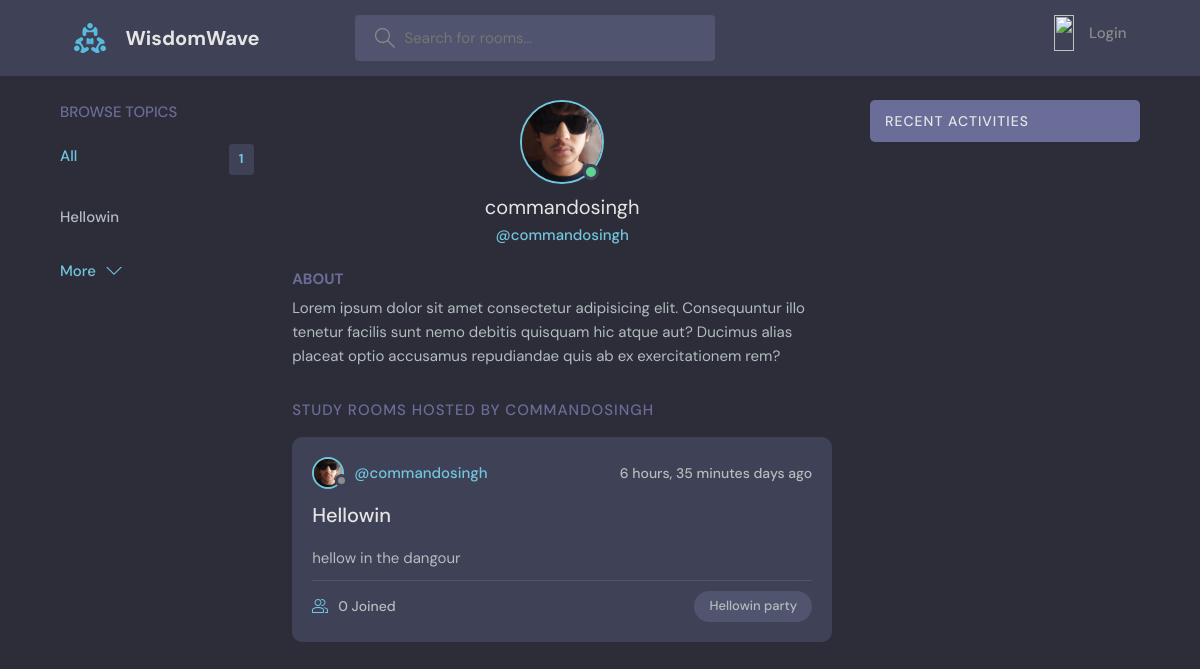
The app's page /profile/7/, older data.
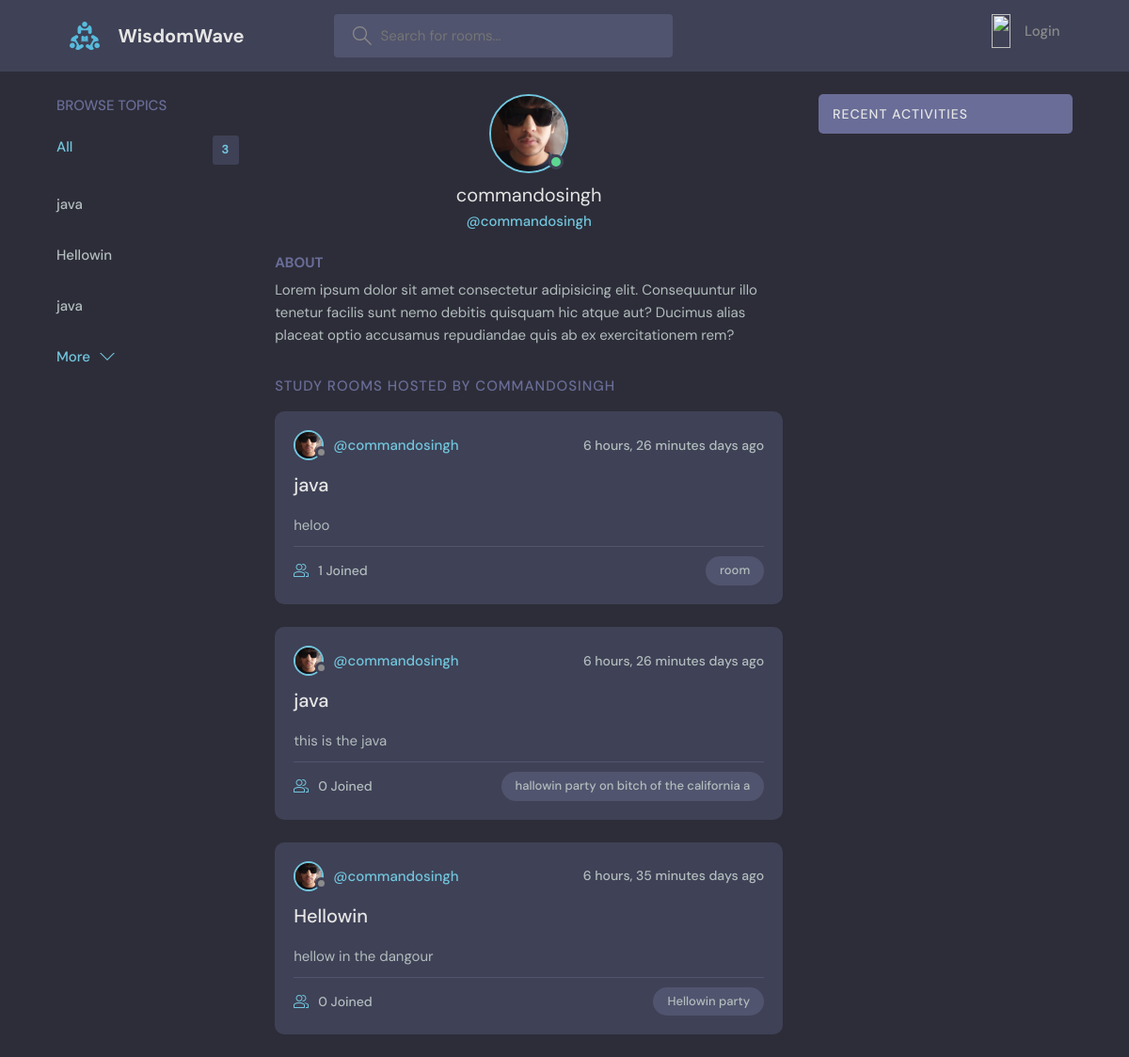
The same page, newer data.
### base/models.py (models this page shows, shortened)
class Topic(models.Model):
    name = models.CharField(max_length=200)
    def __str__(self) -> str:
        return self.name

class Room(models.Model):
    host = models.ForeignKey(User, on_delete= models.CASCADE, null=True)
    topic = models.ForeignKey(Topic, on_delete=models.SET_NULL, null=True)
    name = models.CharField(max_length=200)
    description = models.TextField(null=True, blank=True)
    participants = models.ManyToManyField(User,related_name='participants' , null=True)
    updated = models.DateTimeField(auto_now=True)
    created  = models.DateTimeField(auto_now_add=True)
    class Meta:
        ordering = ['-updated', '-created']

### base/views.py (the view)
# urls.py: path('profile/<str:pk>/', views.userProfile, name = 'user-profile'),
def userProfile(request,pk):
    user = User.objects.get(pk = int(pk))
    message  = user.message_set.all()
    room_count = Room.objects.filter(host = user).count()
    topics = set(Topic.objects.filter(room__host = user)    )
    print('the value of the count',room_count)
    q  = request.GET.get('q') if request.GET.get('q') else ''
    rooms = Room.objects.filter(Q(topic__name__icontains = q)
                               | Q(name__icontains=q)
                               | Q(description__icontains=q  )).filter(host = user)
    message = Message.objects.filter(Q(room__name__icontains =q),
                                           Q(room__topic__name__icontains =q)).filter(user = user )
    context = {
        'user': user,
        'rooms': rooms,
        'room_messages': message ,
        'topics': topics,
        'room_count': room_count,
        'next': 'profile',
    }
    return render(request, 'base/profile.html', context )

### base/templates/base/profile.html (shortened to what this page needs)
{% extends 'main.html' %}
{% load static %}
{% block content %}
  <main class="profile-page layout layout--3">
    <div class="container">
      {% include 'base/topics_component.html' %}
      <div class="roomList">
        <div class="profile">
          <div class="profile__avatar">
            <div class="avatar avatar--large active">
              {% if user.profile.image %}
              <img src="{{user.profile.image.url}}" />
              {% else %}
                <img src="{% static 'images/my.jpg' %}" alt="its end ">
              {% endif %}
            </div>
          </div>
          <div class="profile__info">
            <h3>{{user.username}}</h3>
            <p>@{{user.username}}</p>
          </div>
          <div class="profile__about">
            <h3>About</h3>
            <p>
              Lorem ipsum dolor sit amet consectetur adipisicing elit. Consequuntur illo tenetur
              facilis sunt nemo debitis quisquam hic atque aut? Ducimus alias placeat optio
              accusamus repudiandae quis ab ex exercitationem rem?
            </p>
          </div>
        </div>
        <div class="roomList__header">
          <div>
            <h2>Study Rooms Hosted by {{user.username}} </a>
            </h2>
          </div>
        </div>
        {% include 'base/room_component.html' %}
      </div>
      <div class="activities">
        <div class="activities__header">
          <h2>Recent Activities</h2>
        </div>
      </div>
    </div>
  </main>
  {% endblock %}

### base/templates/base/topics_component.html
<div class="topics">
    <div class="topics__header">
      <h2>Browse Topics</h2>
    </div>
    <ul class="topics__list">
      <li>
        <a href="{% url 'home' %}" class="active">All <span>{{room_count}}</span></a>
      </li>
      {% for topic in topics %}
      {% if next == 'profile' %}
      <li>
        <a href="{% url 'user-profile' user.id  %}?q={{topic.name}}">{{topic.name}}  </a>
      </li>
      {% else %}
      <li>
         <a href="{% url 'home' %}?q={{topic.name}}">{{topic.name}}  <span>{{ topic.room_set.all.count }}</span> </a>
      </li>
      {% endif %}
    {% endfor %}
    </ul>
    <a class="btn btn--link" href="{% url 'browse-topics' %}">
      More
      <svg version="1.1" xmlns="http://www.w3.org/2000/svg" width="32" height="32" viewBox="0 0 32 32">
        <title>chevron-down</title>
        <path d="M16 21l-13-13h-3l16 16 16-16h-3l-13 13z"></path>
      </svg>
    </a>
  </div>

### base/templates/base/room_component.html (shortened to what this page needs)
{% load static %}
{% for room in rooms %}
<div class="roomListRoom">
  <div class="roomListRoom__header">
    <a href="{% url 'user-profile' room.host.id %}" class="roomListRoom__author">
      <div class="avatar avatar--small">
        <img src="{% static 'images/my.jpg' %}" />
      </div>
      <span>@{{room.host}}</span>
    </a>
    <div class="roomListRoom__actions">
      <span>{{room.created|timesince}} days ago</span>
    </div>
  </div>
  <div class="roomListRoom__content">
    <a href="{% url 'room' room.id %}">{{room.topic}}</a>
    <p>
      {{room.description}}
    </p>
  </div>
  <div class="roomListRoom__meta">
    <a href="{% url 'room' room.id %}" class="roomListRoom__joined">
      {{room.participants.count}} Joined
    </a>
    <p class="roomListRoom__topic">{{room.name}}</p>
  </div>
</div>
{% endfor %}

Row changes from the older to the newer data that the page shows:
now on this page (row unchanged): Topic: name "java"
added Topic: name "java"
added Room: host "commandosingh", created "6 hours, 26 minutes", topic "java", description "heloo", participants.count "1", name "room"
added Room: host "commandosingh", created "6 hours, 26 minutes", topic "java", description "this is the java", participants.count "0", name "hallowin party on bitch of the california a"
Text that changed along with them:
{{ room_count }}: "1" → "3"
